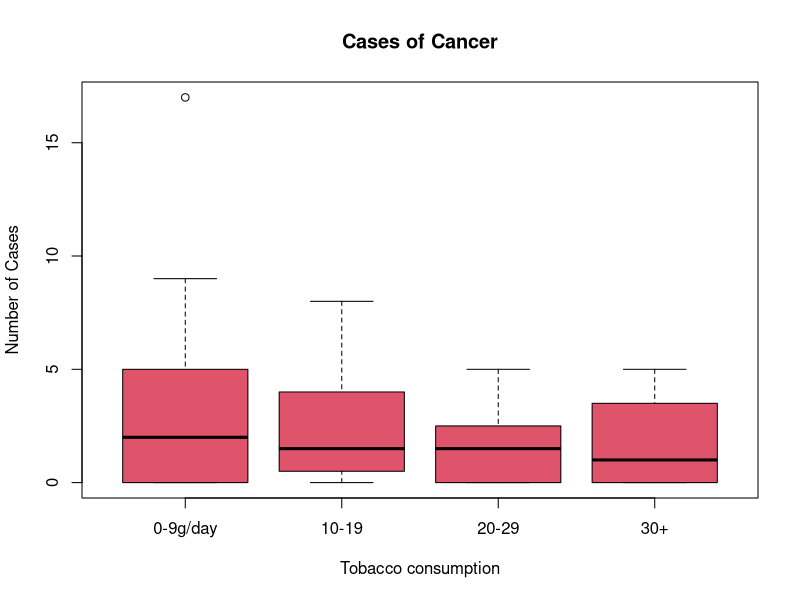

This figure's R source:
## ---- chunk 1
library(datasets)
Data <- esoph
boxplot(ncases ~ tobgp, data = Data, col = 2, main = "Cases of Cancer",
            xlab = "Tobacco consumption", ylab = "Number of Cases")
